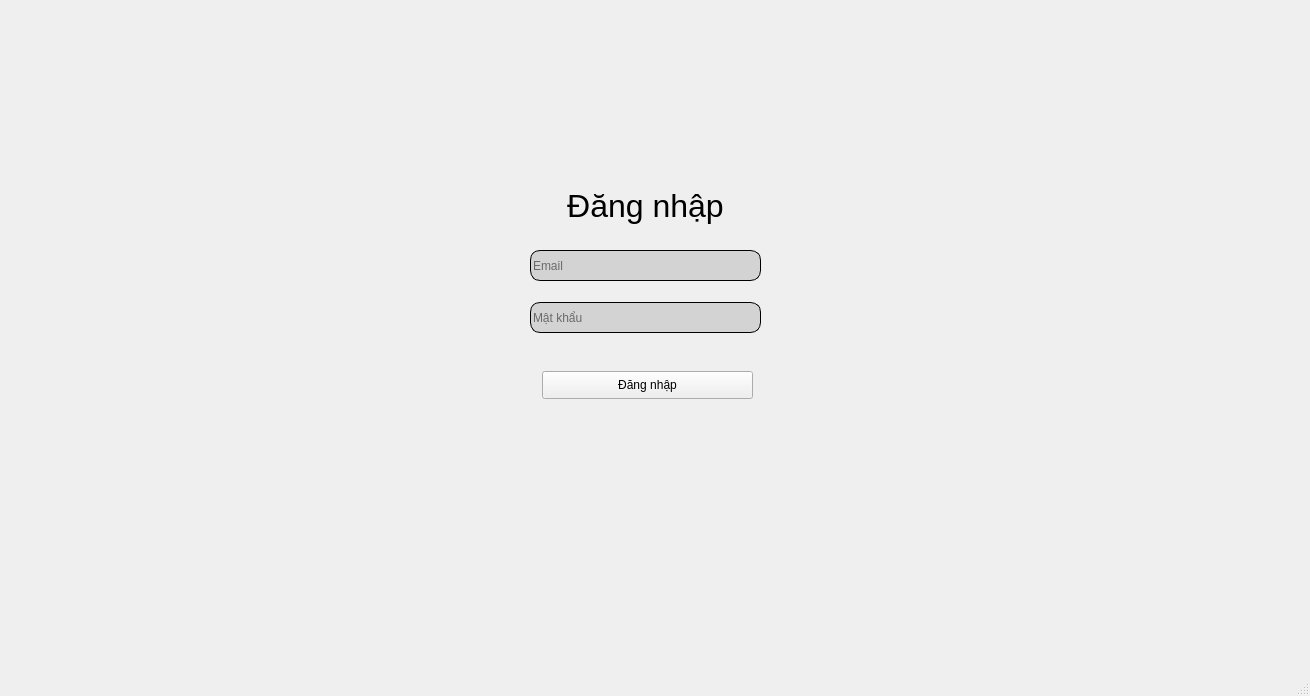
<?xml version="1.0" encoding="UTF-8"?>
<ui version="4.0">
 <class>MainWindow</class>
 <widget class="QMainWindow" name="MainWindow">
  <property name="geometry">
   <rect>
    <x>0</x>
    <y>0</y>
    <width>1310</width>
    <height>696</height>
   </rect>
  </property>
  <property name="windowTitle">
   <string>MainWindow</string>
  </property>
  <property name="autoFillBackground">
   <bool>true</bool>
  </property>
  <property name="styleSheet">
   <string notr="true"/>
  </property>
  <widget class="QWidget" name="centralwidget">
   <property name="autoFillBackground">
    <bool>false</bool>
   </property>
   <property name="styleSheet">
    <string notr="true">background-image: url(&quot;C:/Users/huynh/OneDrive/Desktop/VMmanager/Python_Water-Meter_Detected/GUI/loginBG.jpg&quot;);
background-repeat: no-repeat;
background-position: center;
</string>
   </property>
   <widget class="QLineEdit" name="UserEmail">
    <property name="geometry">
     <rect>
      <x>530</x>
      <y>250</y>
      <width>231</width>
      <height>31</height>
     </rect>
    </property>
    <property name="styleSheet">
     <string notr="true">QLineEdit {
    background-color: lightgray; /* Change this to any color */
    color: black; /* Text color */
    border: 1px solid black; /* Optional: Border styling */
    border-radius:10;
}</string>
    </property>
    <property name="text">
     <string/>
    </property>
    <property name="placeholderText">
     <string>Email</string>
    </property>
   </widget>
   <widget class="QLineEdit" name="UserPassword">
    <property name="geometry">
     <rect>
      <x>530</x>
      <y>302</y>
      <width>231</width>
      <height>31</height>
     </rect>
    </property>
    <property name="styleSheet">
     <string notr="true">QLineEdit {
    background-color: lightgray; /* Change this to any color */
    color: black; /* Text color */
    border: 1px solid black; /* Optional: Border styling */
    border-radius:10;
}</string>
    </property>
    <property name="text">
     <string/>
    </property>
    <property name="echoMode">
     <enum>QLineEdit::Password</enum>
    </property>
    <property name="placeholderText">
     <string>Mật khẩu</string>
    </property>
   </widget>
   <widget class="QPushButton" name="btnLogin">
    <property name="geometry">
     <rect>
      <x>542</x>
      <y>371</y>
      <width>211</width>
      <height>28</height>
     </rect>
    </property>
    <property name="font">
     <font>
      <kerning>false</kerning>
     </font>
    </property>
    <property name="styleSheet">
     <string notr="true">border-color: rgb(255, 242, 166);</string>
    </property>
    <property name="text">
     <string>Đăng nhập</string>
    </property>
    <property name="checkable">
     <bool>false</bool>
    </property>
   </widget>
   <widget class="QLabel" name="label_3">
    <property name="geometry">
     <rect>
      <x>510</x>
      <y>160</y>
      <width>271</width>
      <height>91</height>
     </rect>
    </property>
    <property name="font">
     <font>
      <pointsize>24</pointsize>
     </font>
    </property>
    <property name="layoutDirection">
     <enum>Qt::LeftToRight</enum>
    </property>
    <property name="styleSheet">
     <string notr="true"/>
    </property>
    <property name="text">
     <string>Đăng nhập</string>
    </property>
    <property name="alignment">
     <set>Qt::AlignCenter</set>
    </property>
    <property name="wordWrap">
     <bool>true</bool>
    </property>
   </widget>
   <widget class="QLabel" name="label">
    <property name="geometry">
     <rect>
      <x>0</x>
      <y>-5</y>
      <width>1321</width>
      <height>681</height>
     </rect>
    </property>
    <property name="font">
     <font>
      <weight>75</weight>
      <bold>true</bold>
     </font>
    </property>
    <property name="text">
     <string/>
    </property>
    <property name="pixmap">
     <pixmap>../../image/homeBG.jpg</pixmap>
    </property>
    <property name="scaledContents">
     <bool>true</bool>
    </property>
   </widget>
   <zorder>label</zorder>
   <zorder>UserPassword</zorder>
   <zorder>btnLogin</zorder>
   <zorder>label_3</zorder>
   <zorder>UserEmail</zorder>
  </widget>
  <widget class="QMenuBar" name="menubar">
   <property name="geometry">
    <rect>
     <x>0</x>
     <y>0</y>
     <width>1310</width>
     <height>26</height>
    </rect>
   </property>
  </widget>
  <widget class="QStatusBar" name="statusbar"/>
 </widget>
 <resources/>
 <connections>
  <connection>
   <sender>UserEmail</sender>
   <signal>returnPressed()</signal>
   <receiver>UserPassword</receiver>
   <slot>setFocus()</slot>
   <hints>
    <hint type="sourcelabel">
     <x>525</x>
     <y>306</y>
    </hint>
    <hint type="destinationlabel">
     <x>525</x>
     <y>358</y>
    </hint>
   </hints>
  </connection>
  <connection>
   <sender>UserPassword</sender>
   <signal>returnPressed()</signal>
   <receiver>btnLogin</receiver>
   <slot>click()</slot>
   <hints>
    <hint type="sourcelabel">
     <x>525</x>
     <y>358</y>
    </hint>
    <hint type="destinationlabel">
     <x>586</x>
     <y>425</y>
    </hint>
   </hints>
  </connection>
 </connections>
</ui>
